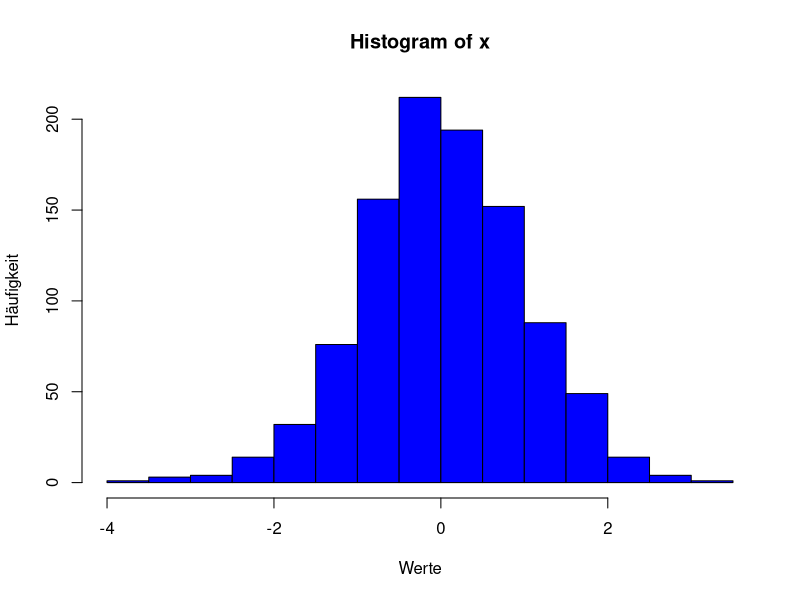
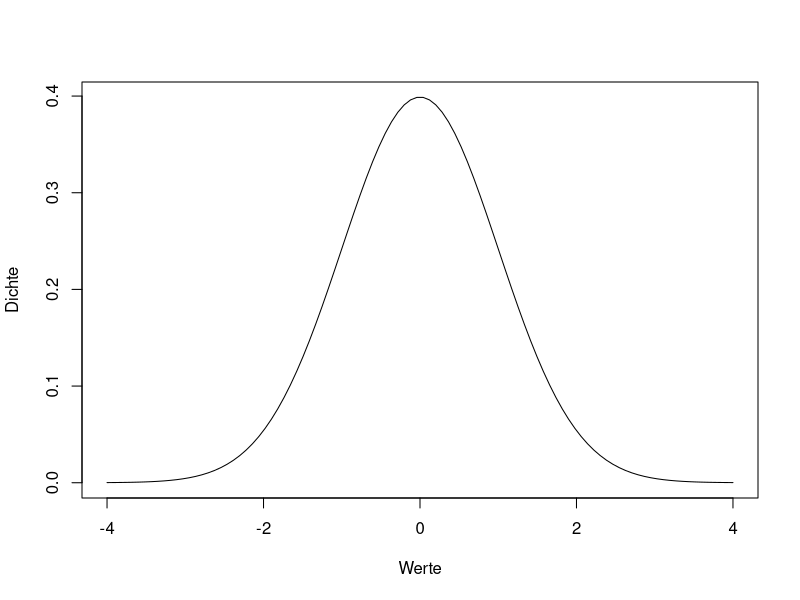
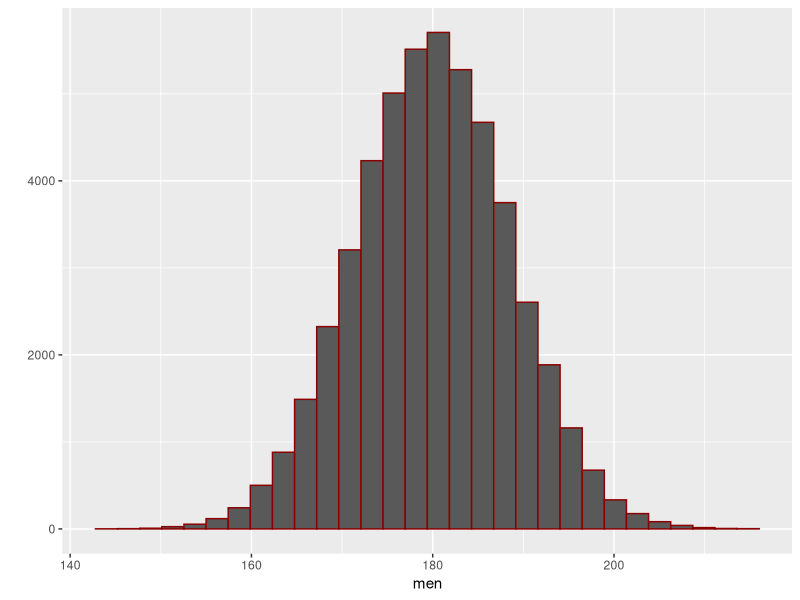

These charts were generated, in order, by the following R code:
## rnorm(n, µ, σ) erzeugt n-zufällige Werte einer Normalverteilung mit dem 
## Mittelwert µ und der Standardabweichung σ.
## Die Default-Einstellung ist µ=0 und σ=1

x <- rnorm(1000, mean=0, sd=1)
hist(x, breaks=20, col="blue", xlab="Werte", ylab="Häufigkeit")

## pnorm(x, µ, σ) ist eine kumulative Funktion der Normalverteilung 
## mit µ und Standardabweichung σ.

pnorm(12:16, 14, 1)

## qnorm(p, µ, σ) ist das Gegenteil von pnorm. Hier wird eine Wahrscheinlichkeit
## genommen und der entsprechende x-Wert ausgegeben

qnorm(c(.25, .5, .75), 14, 1)

## Mit der Funktion "dnorm()" wird die Wahrscheinlichkeitsdichte einer 
## Normalverteilung für einen bestimmten Satz von Werten berechnet. 
## Um diese Dichte zu plotten, kann die Funktion "plot()" verwendet werden, 
x <- seq(-4, 4, length=100)
y <- dnorm(x, mean=0, sd=1)
plot(x, y, type="l", xlab="Werte", ylab="Dichte")



## Beispiel: Die Körpergröße von Männern ist normalverteilt mit 
## einem Mittelwert von 179.9 und einer Standardabweichung von 8,5

## 1. Wie hoch ist die Wahrscheinlichkeit, dass eine zufällig 
## ausgewählte Person kleiner als 185 cm ist? Größer als 185 cm?

pnorm(185, 179.9, 8.5)

## 2. Was ist ist 90% Perzentil für die Körpergröße der Stichprobe?

qnorm(.9, 179.9, 8.5)

## Simuliere 500 zufällige Samples von dieser Stichprobe und plotte das Resultat

library(tidyverse)
men <- rnorm(50000, 180, 8.5)
qplot(men, col=I("Darkred"))